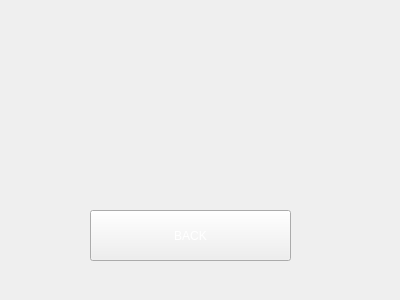
<?xml version="1.0" encoding="UTF-8"?>
<ui version="4.0">
 <class>GameOverForm</class>
 <widget class="QWidget" name="GameOverForm">
  <property name="geometry">
   <rect>
    <x>0</x>
    <y>0</y>
    <width>400</width>
    <height>300</height>
   </rect>
  </property>
  <property name="windowTitle">
   <string>Form</string>
  </property>
  <widget class="QPushButton" name="btn_back">
   <property name="geometry">
    <rect>
     <x>90</x>
     <y>210</y>
     <width>201</width>
     <height>51</height>
    </rect>
   </property>
   <property name="styleSheet">
    <string notr="true">QPushButton{
border-image: url(:/button/button/yellow_button00.png);
color: rgb(255, 255, 255);
}
QPushButton:hover{
border-image: url(:/button/button/yellow_button04.png);
color: rgb(255, 255, 255);
}
QPushButton:pressed{
border-image: url(:/button/button/yellow_button01.png);
color: rgb(255, 255, 255);
}</string>
   </property>
   <property name="text">
    <string>BACK</string>
   </property>
  </widget>
 </widget>
 <resources/>
 <connections/>
</ui>
